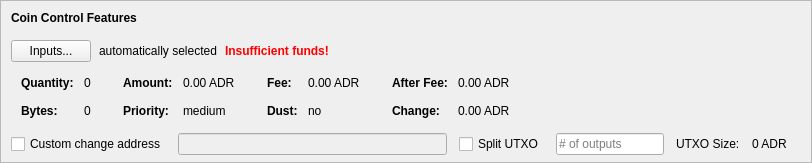
    <widget class="QFrame" name="frameCoinControl">
     <property name="sizePolicy">
      <sizepolicy hsizetype="Expanding" vsizetype="Expanding">
       <horstretch>0</horstretch>
       <verstretch>0</verstretch>
      </sizepolicy>
     </property>
     <property name="maximumSize">
      <size>
       <width>16777215</width>
       <height>16777215</height>
      </size>
     </property>
     <property name="frameShape">
      <enum>QFrame::StyledPanel</enum>
     </property>
     <property name="frameShadow">
      <enum>QFrame::Sunken</enum>
     </property>
     <layout class="QVBoxLayout" name="verticalLayoutCoinControl2">
      <property name="spacing">
       <number>0</number>
      </property>
      <property name="leftMargin">
       <number>0</number>
      </property>
      <property name="topMargin">
       <number>0</number>
      </property>
      <property name="rightMargin">
       <number>0</number>
      </property>
      <property name="bottomMargin">
       <number>6</number>
      </property>
      <item>
       <layout class="QVBoxLayout" name="verticalLayoutCoinControl" stretch="0,0,0,0,1">
        <property name="spacing">
         <number>0</number>
        </property>
        <property name="leftMargin">
         <number>10</number>
        </property>
        <property name="topMargin">
         <number>10</number>
        </property>
        <item>
         <layout class="QHBoxLayout" name="horizontalLayoutCoinControl1">
          <property name="bottomMargin">
           <number>15</number>
          </property>
          <item>
           <widget class="QLabel" name="labelCoinControlFeatures">
            <property name="sizePolicy">
             <sizepolicy hsizetype="Preferred" vsizetype="Maximum">
              <horstretch>0</horstretch>
              <verstretch>0</verstretch>
             </sizepolicy>
            </property>
            <property name="font">
             <font>
              <weight>75</weight>
              <bold>true</bold>
             </font>
            </property>
            <property name="styleSheet">
             <string notr="true">font-weight:bold;</string>
            </property>
            <property name="text">
             <string>Coin Control Features</string>
            </property>
           </widget>
          </item>
         </layout>
        </item>
        <item>
         <layout class="QHBoxLayout" name="horizontalLayoutCoinControl2" stretch="0,0,0,0">
          <property name="spacing">
           <number>8</number>
          </property>
          <property name="bottomMargin">
           <number>10</number>
          </property>
          <item>
           <widget class="QPushButton" name="pushButtonCoinControl">
            <property name="styleSheet">
             <string notr="true"/>
            </property>
            <property name="text">
             <string>Inputs...</string>
            </property>
            <property name="autoDefault">
             <bool>false</bool>
            </property>
           </widget>
          </item>
          <item>
           <widget class="QLabel" name="labelCoinControlAutomaticallySelected">
            <property name="text">
             <string>automatically selected</string>
            </property>
            <property name="margin">
             <number>5</number>
            </property>
           </widget>
          </item>
          <item>
           <widget class="QLabel" name="labelCoinControlInsuffFunds">
            <property name="font">
             <font>
              <weight>75</weight>
              <bold>true</bold>
             </font>
            </property>
            <property name="styleSheet">
             <string notr="true">color:red;font-weight:bold;</string>
            </property>
            <property name="text">
             <string>Insufficient funds!</string>
            </property>
            <property name="margin">
             <number>5</number>
            </property>
           </widget>
          </item>
          <item>
           <spacer name="horizontalSpacerCoinControl">
            <property name="orientation">
             <enum>Qt::Horizontal</enum>
            </property>
            <property name="sizeHint" stdset="0">
             <size>
              <width>40</width>
              <height>1</height>
             </size>
            </property>
           </spacer>
          </item>
         </layout>
        </item>
        <item>
         <widget class="QWidget" name="widgetCoinControl" native="true">
          <property name="sizePolicy">
           <sizepolicy hsizetype="Preferred" vsizetype="Preferred">
            <horstretch>0</horstretch>
            <verstretch>0</verstretch>
           </sizepolicy>
          </property>
          <property name="minimumSize">
           <size>
            <width>0</width>
            <height>0</height>
           </size>
          </property>
          <property name="styleSheet">
           <string notr="true"/>
          </property>
          <layout class="QHBoxLayout" name="horizontalLayoutCoinControl5">
           <property name="leftMargin">
            <number>0</number>
           </property>
           <property name="topMargin">
            <number>0</number>
           </property>
           <property name="rightMargin">
            <number>0</number>
           </property>
           <property name="bottomMargin">
            <number>0</number>
           </property>
           <item>
            <layout class="QHBoxLayout" name="horizontalLayoutCoinControl3" stretch="0,0,0,1">
             <property name="spacing">
              <number>20</number>
             </property>
             <property name="topMargin">
              <number>0</number>
             </property>
             <property name="bottomMargin">
              <number>10</number>
             </property>
             <item>
              <layout class="QFormLayout" name="formLayoutCoinControl1">
               <property name="horizontalSpacing">
                <number>10</number>
               </property>
               <property name="verticalSpacing">
                <number>14</number>
               </property>
               <property name="leftMargin">
                <number>10</number>
               </property>
               <property name="topMargin">
                <number>4</number>
               </property>
               <property name="rightMargin">
                <number>6</number>
               </property>
               <item row="0" column="0">
                <widget class="QLabel" name="labelCoinControlQuantityText">
                 <property name="font">
                  <font>
                   <weight>75</weight>
                   <bold>true</bold>
                  </font>
                 </property>
                 <property name="text">
                  <string>Quantity:</string>
                 </property>
                 <property name="margin">
                  <number>0</number>
                 </property>
                </widget>
               </item>
               <item row="0" column="1">
                <widget class="QLabel" name="labelCoinControlQuantity">
                 <property name="cursor">
                  <cursorShape>IBeamCursor</cursorShape>
                 </property>
                 <property name="contextMenuPolicy">
                  <enum>Qt::ActionsContextMenu</enum>
                 </property>
                 <property name="text">
                  <string notr="true">0</string>
                 </property>
                 <property name="margin">
                  <number>0</number>
                 </property>
                 <property name="textInteractionFlags">
                  <set>Qt::LinksAccessibleByMouse|Qt::TextSelectableByKeyboard|Qt::TextSelectableByMouse</set>
                 </property>
                </widget>
               </item>
               <item row="1" column="0">
                <widget class="QLabel" name="labelCoinControlBytesText">
                 <property name="font">
                  <font>
                   <weight>75</weight>
                   <bold>true</bold>
                  </font>
                 </property>
                 <property name="text">
                  <string>Bytes:</string>
                 </property>
                </widget>
               </item>
               <item row="1" column="1">
                <widget class="QLabel" name="labelCoinControlBytes">
                 <property name="cursor">
                  <cursorShape>IBeamCursor</cursorShape>
                 </property>
                 <property name="contextMenuPolicy">
                  <enum>Qt::ActionsContextMenu</enum>
                 </property>
                 <property name="text">
                  <string notr="true">0</string>
                 </property>
                 <property name="textInteractionFlags">
                  <set>Qt::LinksAccessibleByMouse|Qt::TextSelectableByKeyboard|Qt::TextSelectableByMouse</set>
                 </property>
                </widget>
               </item>
              </layout>
             </item>
             <item>
              <layout class="QFormLayout" name="formLayoutCoinControl2">
               <property name="horizontalSpacing">
                <number>10</number>
               </property>
               <property name="verticalSpacing">
                <number>14</number>
               </property>
               <property name="leftMargin">
                <number>6</number>
               </property>
               <property name="topMargin">
                <number>4</number>
               </property>
               <property name="rightMargin">
                <number>6</number>
               </property>
               <item row="0" column="0">
                <widget class="QLabel" name="labelCoinControlAmountText">
                 <property name="font">
                  <font>
                   <weight>75</weight>
                   <bold>true</bold>
                  </font>
                 </property>
                 <property name="text">
                  <string>Amount:</string>
                 </property>
                 <property name="margin">
                  <number>0</number>
                 </property>
                </widget>
               </item>
               <item row="0" column="1">
                <widget class="QLabel" name="labelCoinControlAmount">
                 <property name="cursor">
                  <cursorShape>IBeamCursor</cursorShape>
                 </property>
                 <property name="contextMenuPolicy">
                  <enum>Qt::ActionsContextMenu</enum>
                 </property>
                 <property name="text">
                  <string notr="true">0.00 ADR</string>
                 </property>
                 <property name="textInteractionFlags">
                  <set>Qt::LinksAccessibleByMouse|Qt::TextSelectableByKeyboard|Qt::TextSelectableByMouse</set>
                 </property>
                </widget>
               </item>
               <item row="1" column="0">
                <widget class="QLabel" name="labelCoinControlPriorityText">
                 <property name="font">
                  <font>
                   <weight>75</weight>
                   <bold>true</bold>
                  </font>
                 </property>
                 <property name="text">
                  <string>Priority:</string>
                 </property>
                </widget>
               </item>
               <item row="1" column="1">
                <widget class="QLabel" name="labelCoinControlPriority">
                 <property name="cursor">
                  <cursorShape>IBeamCursor</cursorShape>
                 </property>
                 <property name="contextMenuPolicy">
                  <enum>Qt::ActionsContextMenu</enum>
                 </property>
                 <property name="text">
                  <string>medium</string>
                 </property>
                 <property name="textInteractionFlags">
                  <set>Qt::LinksAccessibleByMouse|Qt::TextSelectableByKeyboard|Qt::TextSelectableByMouse</set>
                 </property>
                </widget>
               </item>
              </layout>
             </item>
             <item>
              <layout class="QFormLayout" name="formLayoutCoinControl3">
               <property name="horizontalSpacing">
                <number>10</number>
               </property>
               <property name="verticalSpacing">
                <number>14</number>
               </property>
               <property name="leftMargin">
                <number>6</number>
               </property>
               <property name="topMargin">
                <number>4</number>
               </property>
               <property name="rightMargin">
                <number>6</number>
               </property>
               <item row="0" column="0">
                <widget class="QLabel" name="labelCoinControlFeeText">
                 <property name="font">
                  <font>
                   <weight>75</weight>
                   <bold>true</bold>
                  </font>
                 </property>
                 <property name="text">
                  <string>Fee:</string>
                 </property>
                 <property name="margin">
                  <number>0</number>
                 </property>
                </widget>
               </item>
               <item row="0" column="1">
                <widget class="QLabel" name="labelCoinControlFee">
                 <property name="cursor">
                  <cursorShape>IBeamCursor</cursorShape>
                 </property>
                 <property name="contextMenuPolicy">
                  <enum>Qt::ActionsContextMenu</enum>
                 </property>
                 <property name="text">
                  <string notr="true">0.00 ADR</string>
                 </property>
                 <property name="textInteractionFlags">
                  <set>Qt::LinksAccessibleByMouse|Qt::TextSelectableByKeyboard|Qt::TextSelectableByMouse</set>
                 </property>
                </widget>
               </item>
               <item row="1" column="0">
                <widget class="QLabel" name="labelCoinControlLowOutputText">
                 <property name="font">
                  <font>
                   <weight>75</weight>
                   <bold>true</bold>
                  </font>
                 </property>
                 <property name="text">
                  <string>Dust:</string>
                 </property>
                </widget>
               </item>
               <item row="1" column="1">
                <widget class="QLabel" name="labelCoinControlLowOutput">
                 <property name="cursor">
                  <cursorShape>IBeamCursor</cursorShape>
                 </property>
                 <property name="contextMenuPolicy">
                  <enum>Qt::ActionsContextMenu</enum>
                 </property>
                 <property name="text">
                  <string>no</string>
                 </property>
                 <property name="textInteractionFlags">
                  <set>Qt::LinksAccessibleByMouse|Qt::TextSelectableByKeyboard|Qt::TextSelectableByMouse</set>
                 </property>
                </widget>
               </item>
              </layout>
             </item>
             <item>
              <layout class="QFormLayout" name="formLayoutCoinControl4">
               <property name="horizontalSpacing">
                <number>10</number>
               </property>
               <property name="verticalSpacing">
                <number>14</number>
               </property>
               <property name="leftMargin">
                <number>6</number>
               </property>
               <property name="topMargin">
                <number>4</number>
               </property>
               <property name="rightMargin">
                <number>6</number>
               </property>
               <item row="0" column="0">
                <widget class="QLabel" name="labelCoinControlAfterFeeText">
                 <property name="font">
                  <font>
                   <weight>75</weight>
                   <bold>true</bold>
                  </font>
                 </property>
                 <property name="text">
                  <string>After Fee:</string>
                 </property>
                 <property name="margin">
                  <number>0</number>
                 </property>
                </widget>
               </item>
               <item row="0" column="1">
                <widget class="QLabel" name="labelCoinControlAfterFee">
                 <property name="cursor">
                  <cursorShape>IBeamCursor</cursorShape>
                 </property>
                 <property name="contextMenuPolicy">
                  <enum>Qt::ActionsContextMenu</enum>
                 </property>
                 <property name="text">
                  <string notr="true">0.00 ADR</string>
                 </property>
                 <property name="textInteractionFlags">
                  <set>Qt::LinksAccessibleByMouse|Qt::TextSelectableByKeyboard|Qt::TextSelectableByMouse</set>
                 </property>
                </widget>
               </item>
               <item row="1" column="0">
                <widget class="QLabel" name="labelCoinControlChangeText">
                 <property name="font">
                  <font>
                   <weight>75</weight>
                   <bold>true</bold>
                  </font>
                 </property>
                 <property name="text">
                  <string>Change:</string>
                 </property>
                </widget>
               </item>
               <item row="1" column="1">
                <widget class="QLabel" name="labelCoinControlChange">
                 <property name="cursor">
                  <cursorShape>IBeamCursor</cursorShape>
                 </property>
                 <property name="contextMenuPolicy">
                  <enum>Qt::ActionsContextMenu</enum>
                 </property>
                 <property name="text">
                  <string notr="true">0.00 ADR</string>
                 </property>
                 <property name="textInteractionFlags">
                  <set>Qt::LinksAccessibleByMouse|Qt::TextSelectableByKeyboard|Qt::TextSelectableByMouse</set>
                 </property>
                </widget>
               </item>
              </layout>
             </item>
            </layout>
           </item>
          </layout>
         </widget>
        </item>
        <item>
         <layout class="QHBoxLayout" name="horizontalLayoutCoinControl4" stretch="0,0,0,0,0,0,0">
          <property name="spacing">
           <number>12</number>
          </property>
          <property name="sizeConstraint">
           <enum>QLayout::SetDefaultConstraint</enum>
          </property>
          <property name="topMargin">
           <number>5</number>
          </property>
          <property name="rightMargin">
           <number>5</number>
          </property>
          <item>
           <widget class="QCheckBox" name="checkBoxCoinControlChange">
            <property name="toolTip">
             <string>If this is activated, but the change address is empty or invalid, change will be sent to a newly generated address.</string>
            </property>
            <property name="text">
             <string>Custom change address</string>
            </property>
           </widget>
          </item>
          <item>
           <widget class="QValidatedLineEdit" name="lineEditCoinControlChange">
            <property name="enabled">
             <bool>false</bool>
            </property>
            <property name="sizePolicy">
             <sizepolicy hsizetype="Expanding" vsizetype="Fixed">
              <horstretch>0</horstretch>
              <verstretch>0</verstretch>
             </sizepolicy>
            </property>
           </widget>
          </item>
          <item>
           <widget class="QCheckBox" name="splitBlockCheckBox">
            <property name="text">
             <string>Split UTXO</string>
            </property>
           </widget>
          </item>
          <item>
           <widget class="QLineEdit" name="splitBlockLineEdit">
            <property name="sizePolicy">
             <sizepolicy hsizetype="Fixed" vsizetype="Fixed">
              <horstretch>50</horstretch>
              <verstretch>0</verstretch>
             </sizepolicy>
            </property>
            <property name="placeholderText">
             <string># of outputs</string>
            </property>
           </widget>
          </item>
          <item>
           <widget class="QLabel" name="labelBlockSizeText">
            <property name="text">
             <string>UTXO Size:</string>
            </property>
           </widget>
          </item>
          <item>
           <widget class="QLabel" name="labelBlockSize">
            <property name="text">
             <string>0 ADR</string>
            </property>
           </widget>
          </item>
          <item>
           <widget class="QLabel" name="labelCoinControlChangeLabel">
            <property name="sizePolicy">
             <sizepolicy hsizetype="Preferred" vsizetype="Expanding">
              <horstretch>0</horstretch>
              <verstretch>0</verstretch>
             </sizepolicy>
            </property>
            <property name="minimumSize">
             <size>
              <width>0</width>
              <height>0</height>
             </size>
            </property>
            <property name="text">
             <string/>
            </property>
            <property name="margin">
             <number>3</number>
            </property>
           </widget>
          </item>
         </layout>
        </item>
        <item>
         <spacer name="verticalSpacerCoinControl">
          <property name="orientation">
           <enum>Qt::Vertical</enum>
          </property>
          <property name="sizeHint" stdset="0">
           <size>
            <width>800</width>
            <height>1</height>
           </size>
          </property>
         </spacer>
        </item>
       </layout>
      </item>
     </layout>
    </widget>
